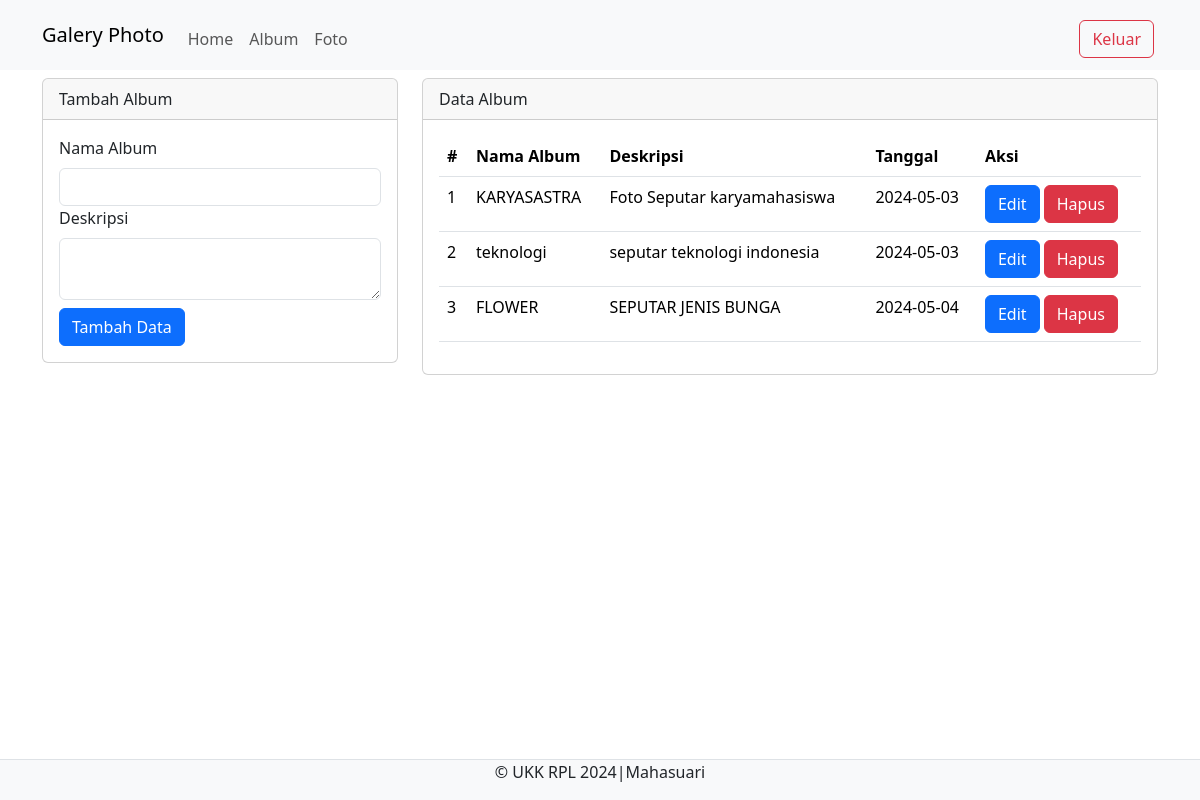
Screenshot of /UK_maha/admin/album.php (signed in) with the database file from the repository.
### tables this page shows
CREATE TABLE `album` (
  `albumID` int(11) NOT NULL,
  `namaAlbum` varchar(255) NOT NULL,
  `deskripsi` text NOT NULL,
  `tanggaldibuat` date NOT NULL,
  `userID` int(11) NOT NULL
);

### UK_maha/admin/album.php (the view, shortened to what this page needs)
<?php
include '../config/koneksi.php';
?>
<!DOCTYPE html>
<html>
<head>
	<link rel="stylesheet" type="text/css" href="../asset/css/bootstrap.min.css">
</head>
<body>
	<nav class="navbar navbar-expand-lg bg-body-tertiary">
  <div class="container">
    <a class="navbar-brand" href="index.php">Galery Photo</a>
    <div class="collapse navbar-collapse mt-2" id="navbarNav">
      <div class="navbar-nav me-auto">
        <a href="home.php" class="nav-link">Home</a>
        <a href="album.php" class="nav-link">Album</a>
        <a href="foto.php" class="nav-link">Foto</a>
    </div>
        <a href="../config/aksi_logout.php" class="btn btn-outline-danger m-1">Keluar</a>
    </div>
  </div>
</nav>
<div class="container">
    <div class="row">
        <div class="col-md-4">
        <div class="card mt-2">
            <div class="card-header">Tambah Album</div>
            <div class="card-body">
            <form action="../config/aksi_album.php" method="POST">
            <label class="form-label">Nama Album</label>
            <input type="text" name="namaAlbum" class="form-control" required>
            <label class="form-label">Deskripsi</label>
            <textarea class="form-control" name="deskripsi" required></textarea>
            <button type="submit" class="btn btn-primary mt-2" name="tambah">Tambah Data</button>
            </form>
            </div>
        </div>
    </div>
        <div class="col-md-8">
        <div class="card mt-2">
            <div class="card-header">Data Album</div>
            <div class="card-body">
            <table class="table">
                <thead>
                    <tr>
                        <th>#</th>
                        <th>Nama Album</th>
                        <th>Deskripsi</th>
                        <th>Tanggal</th>
                        <th>Aksi</th>
                    </tr>
                </thead>
                <tbody>
                  <?php
                  $no = 1;
                  $UserID = $_SESSION['UserID'];
                  $sql = mysqli_query($koneksi, "SELECT * FROM album WHERE UserID ='$UserID'");
                  while ($data = mysqli_fetch_array($sql)) {
                  ?>
                    <tr>
                        <td><?php echo $no++ ?></td>
                        <td><?php echo $data['namaAlbum'] ?></td>
                        <td><?php echo $data['deskripsi'] ?></td>
                        <td><?php echo $data['tanggaldibuat'] ?></td>
                        <td>
<button type="button" class="btn btn-primary" data-bs-toggle="modal" data-bs-target="#Edit<?php echo $data['albumID'] ?>">
Edit
</button>
<button type="button" class="btn btn-danger" data-bs-toggle="modal" data-bs-target="#Hapus<?php echo $data['albumID'] ?>">
Hapus
</button>
                        </td>
                    </tr>
                    <?php }?>
                </tbody>
            </table>
            </div>
        </div>
    </div>
</div>
</div>
<footer class="d-flex justify-content-center border-top mt-3 bg-light fixed-bottom">
  <p>&copy; UKK RPL 2024|Mahasuari</p>
</footer>
</body>
</html>

### rows the page displays
album: namaAlbum "KARYASASTRA", deskripsi "Foto Seputar karyamahasiswa", tanggaldibuat "2024-05-03"
album: namaAlbum "teknologi", deskripsi "seputar teknologi indonesia", tanggaldibuat "2024-05-03"
album: namaAlbum "FLOWER", deskripsi "SEPUTAR JENIS BUNGA", tanggaldibuat "2024-05-04"
